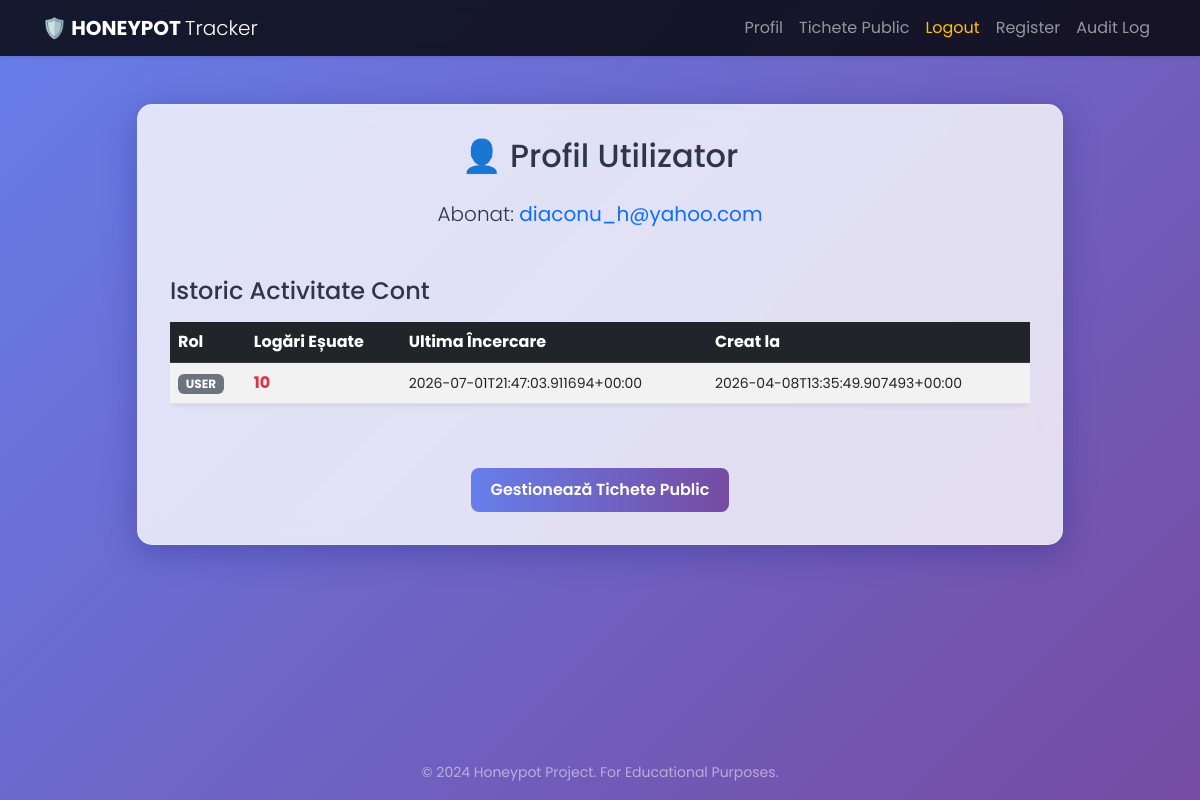
Page /profile (signed in) on the committed database.
### tables this page shows
CREATE TABLE USERS(
    ID TEXT PRIMARY KEY NOT NULL,
    email TEXT UNIQUE NOT NULL,
    password_hash TEXT NOT NULL,
    role TEXT NOT NULL,
    is_locked INTEGER NOT NULL DEFAULT 0,
    failed_logins INTEGER NOT NULL DEFAULT 0,
    last_login_attempt TEXT NULL,
    created_at TEXT NOT NULL,
    updated_at TEXT NOT NULL
);

### app.py (the view)
@app.route("/profile")
def profile():
    print("Accessing profile page")
    login_required()
    db= get_db()
    user = current_user()
    id_audit= uuid.uuid4().hex
    user_id_audit= user["id"]
    action="PROFILE_VIEW"
    timestamp=datetime.now(timezone.utc).isoformat()
    resource_type="auth"
    resource_id="profile_page"
    message=f"User viewed profile: {user['email']}"
    ip_address=request.remote_addr
    USER_AGENT=request.headers.get("User-Agent")
    db.execute(
        "INSERT INTO audit_logs (id, user_id, action, created_at, resource_type, resource_id, message, ip_address, user_agent) VALUES (?, ?, ?, ?, ?, ?, ?, ?, ?)",
                (id_audit, user_id_audit, action, timestamp, resource_type, resource_id, message, ip_address, USER_AGENT)
    )
    db.commit()
    return render_template("profile.html", user=user)

### app.py (called while the page is built)
@app.teardown_appcontext
def teardown_db(exception):
    close_db(exception)

def current_user():
    uid= session.get("user_id")
    if not uid:
        return None
    db = get_db()
    return db.execute("SELECT * FROM users WHERE id = ?", (uid,)).fetchone()

def login_required():
    if not session.get("user_id"):
        abort(401)

### db.py (called while the page is built)
def get_db():
    if "db" not in g:
        g.db = sqlite3.connect(DB_PATH)
        g.db.row_factory = sqlite3.Row
    return g.db

### templates/profile.html
{% extends "base.html" %}
{% block content %}
<div class="row justify-content-center">
    <div class="col-md-10">
        <div class="glass-panel mt-5">
            <h2 class="mb-4 text-center">👤 Profil Utilizator</h2>
            <p class="lead text-center">Abonat: <strong class="text-primary">{{ user["email"] }}</strong></p>
            <h4 class="mt-5 mb-3">Istoric Activitate Cont</h4>
            <div class="table-responsive">
                <table class="table table-hover table-striped align-middle bg-white rounded-3 shadow-sm">
                    <thead class="table-dark">
                        <tr>
                            <th>Rol</th>
                            <th>Logări Eșuate</th>
                            <th>Ultima Încercare</th>
                            <th>Creat la</th>
                        </tr>
                    </thead>
                    <tbody>
                        <tr>
                            <td><span class="badge bg-secondary text-uppercase">{{ user["role"] }}</span></td>
                            <td class="fw-bold text-danger">{{ user["failed_logins"] }}</td>
                            <td><small>{{ user["last_login_attempt"] }}</small></td>
                            <td><small>{{ user["created_at"] }}</small></td>
                        </tr>
                    </tbody>
                </table>
            </div>
            <div class="text-center mt-5">
                <a href="{{ url_for('tickets') }}" class="btn-custom">Gestionează Tichete Public</a>
            </div>
        </div>
    </div>
</div>
{% endblock %}

### templates/base.html (style rules this page uses)
:root { --primary-gradient: linear-gradient(135deg, #667eea 0%, #764ba2 100%); --glass-bg: rgba(255, 255, 255, 0.8); --glass-border: rgba(255, 255, 255, 0.2); --text-main: #2d3748; }
body { font-family: 'Poppins', sans-serif; background: var(--primary-gradient); min-height: 100vh; color: var(--text-main); display: flex; flex-direction: column; }
.glass-panel { background: var(--glass-bg); backdrop-filter: blur(10px); -webkit-backdrop-filter: blur(10px); border-radius: 15px; border: 1px solid var(--glass-border); box-shadow: 0 8px 32px 0 rgba(31, 38, 135, 0.37); padding: 2rem; margin-top: 2rem; margin-bottom: 2rem; }
.btn-custom { background: linear-gradient(90deg, #667eea, #764ba2); color: white; border: none; padding: 10px 20px; border-radius: 8px; font-weight: 600; transition: all 0.3s ease; text-decoration: none; display: inline-block; }

### rows in the picture
USERS: email "diaconu_h@yahoo.com", role "USER", failed_logins "10", last_login_attempt "2026-07-01T21:47:03.911694+00:00", created_at "2026-04-08T13:35:49.907493+00:00"
